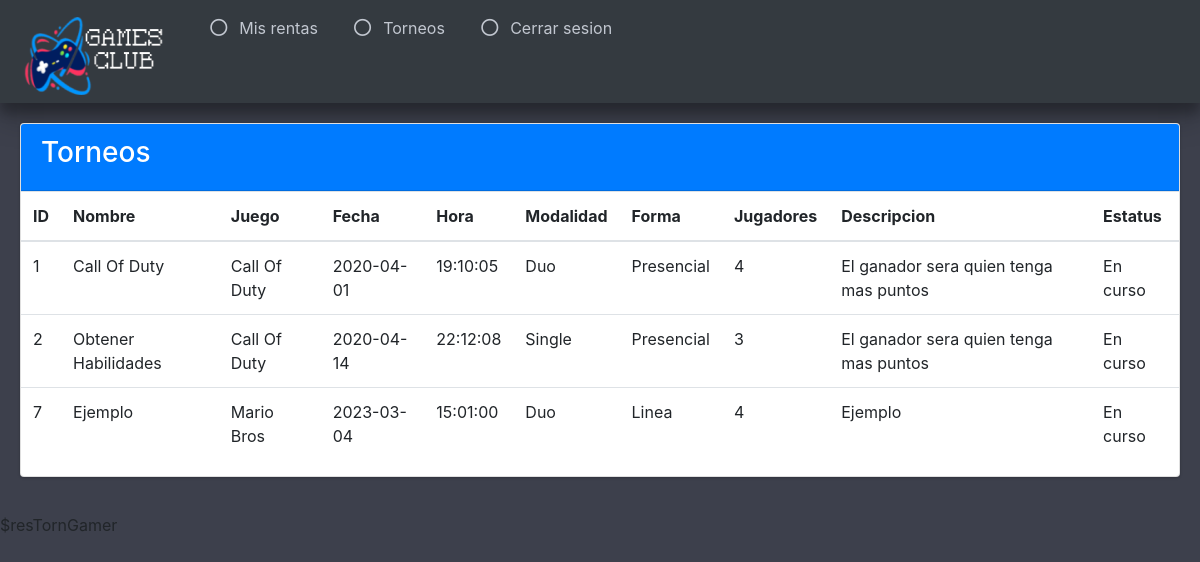
Screenshot of /vistas/gamer_Torneo.php with the database file from the repository.
### tables this page shows
CREATE TABLE `torneo` (
  `id_torneo` int(11) NOT NULL,
  `nombre` varchar(45) NOT NULL,
  `juego` int(11) NOT NULL,
  `fecha` date NOT NULL,
  `hora` time NOT NULL,
  `modalidad` int(11) NOT NULL,
  `forma` int(11) NOT NULL,
  `max_jugadores` int(11) NOT NULL,
  `descripcion` varchar(45) NOT NULL,
  `estatus` int(11) NOT NULL,
  `id_premio` int(11) NOT NULL
);

CREATE TABLE `juego` (
  `id_juego` int(11) NOT NULL,
  `imagen` longtext NOT NULL,
  `nombre` varchar(45) NOT NULL
);

CREATE TABLE `modalidad` (
  `id_modalidad` int(11) NOT NULL,
  `tipo` varchar(45) NOT NULL
);

CREATE TABLE `forma` (
  `id_forma` int(11) NOT NULL,
  `tipo` varchar(20) NOT NULL
);

CREATE TABLE `estatus` (
  `id_estatus` int(11) NOT NULL,
  `tipo` varchar(45) NOT NULL
);

### modelos/selectTables.php (called while the page is built, shortened)
<?php
  include_once "../controladores/conexion.php";
  $getTornGamer = $BD -> query("SELECT t.id_torneo as id, t.nombre, j.nombre as juego,
  t.fecha, t.hora, m.tipo as modalidad, f.tipo as forma, t.max_jugadores,
  t.descripcion, e.tipo as estatus FROM torneo t
  INNER JOIN juego j ON t.juego = j.id_juego
  INNER JOIN modalidad m ON t.modalidad = m.id_modalidad
  INNER JOIN forma f ON t.forma = f.id_forma
  INNER JOIN estatus e ON t.estatus = e.id_estatus
  WHERE estatus = 1 OR estatus = 3");
  $resTornGamer = $getTornGamer -> fetchAll(PDO::FETCH_OBJ);
?>

### vistas/gamer_Torneo.php (the view, shortened to what this page needs)
<?php
include_once '../modelos/selectTables.php';
?>
<!DOCTYPE html>
<html>
<head>
  <link rel="stylesheet" href="plugins/fontawesome-free/css/all.min.css">
  <link rel="stylesheet" href="https://code.ionicframework.com/ionicons/2.0.1/css/ionicons.min.css">
  <link rel="stylesheet" href="plugins/tempusdominus-bootstrap-4/css/tempusdominus-bootstrap-4.min.css">
  <link rel="stylesheet" href="plugins/icheck-bootstrap/icheck-bootstrap.min.css">
  <link rel="stylesheet" href="plugins/jqvmap/jqvmap.min.css">
  <link rel="stylesheet" href="css/adminlte.min.css">
  <link rel="stylesheet" href="plugins/overlayScrollbars/css/OverlayScrollbars.min.css">
  <link rel="stylesheet" href="plugins/daterangepicker/daterangepicker.css">
  <link rel="stylesheet" href="plugins/summernote/summernote-bs4.css">
  <link rel="stylesheet" href="https://maxcdn.bootstrapcdn.com/bootstrap/4.4.1/css/bootstrap.min.css">
</head>
<body class="hold-transition sidebar-mini layout-fixed" style="background-color: #3D404C;">
    <aside class="sidebar-dark-primary elevation-4">
      <div class="sidebar" style="display: flex;">
        <nav class="mt-2">
        <ul class="nav nav-pills nav-sidebar flex-column" data-widget="treeview" role="menu" data-accordion="false">
          <li class="nav-item">
            <center>
              <a href="gamer_Inicio.php" class="nav-link">
              <img src="img/GAMES-CLUB.png">
            </a>
            </center>
          </li>
        </ul>
      </nav>
        <nav class="mt-2">
          <ul class="nav nav-pills nav-sidebar flex-column" data-widget="treeview" role="menu" data-accordion="false">
            <li class="nav-item">
              <a href="gamer_Rentas.php" class="nav-link">
                <i class="far fa-circle nav-icon"></i>
                <p>Mis rentas</p>
              </a>
            </li>
          </ul>
        </nav>
        <nav class="mt-2">
          <ul class="nav nav-pills nav-sidebar flex-column" data-widget="treeview" role="menu" data-accordion="false">
            <li class="nav-item">
              <a href="gamer_Torneo.php" class="nav-link">
                <i class="far fa-circle nav-icon"></i>
                <p>Torneos</p>
              </a>
            </li>
          </ul>
        </nav>
        <nav class="mt-2">
          <ul class="nav nav-pills nav-sidebar flex-column" data-widget="treeview" role="menu" data-accordion="false">
            <li class="nav-item">
              <a href="../controladores/logout.php" class="nav-link">
                <i class="far fa-circle nav-icon"></i>
                <p>Cerrar sesion</p>
              </a>
            </li>
          </ul>
        </nav>
      </div>
    </aside>
      <section class="content">
        <div class="container-fluid">
          <div class="row">
            <div style="width: 1365px; padding-top: 20px; padding-bottom: 20px; padding-left: 20px; padding-right: 20px;">
              <div class="card card-primary">
                <div class="card-header">
                  <h3>Torneos</h3>
                </div>
                  <div class="crudAdmin" align="center">
                    <table class="table table-hover">
                      <thead>
                        <tr>
                          <th>ID</th>
                          <th>Nombre</th>
                          <th>Juego</th>
                          <th>Fecha</th>
                          <th>Hora</th>
                          <th>Modalidad</th>
                          <th>Forma</th>
                          <th>Jugadores</th>
                          <th>Descripcion</th>
                          <th>Estatus</th>
                        </tr>
                      </thead>
                      <tbody>
                        <?php foreach ($resTornGamer as $resTornGamer){ ?>
                        <tr>
                        <td><?php echo $resTornGamer -> id ?></td>
                        <td><?php echo $resTornGamer -> nombre ?></td>
                        <td><?php echo $resTornGamer -> juego ?></td>
                        <td><?php echo $resTornGamer -> fecha ?></td>
                        <td><?php echo $resTornGamer -> hora ?></td>
                        <td><?php echo $resTornGamer -> modalidad ?></td>
                        <td><?php echo $resTornGamer -> forma ?></td>
                        <td><?php echo $resTornGamer -> max_jugadores ?></td>
                        <td><?php echo $resTornGamer -> descripcion ?></td>
                        <td><?php echo $resTornGamer -> estatus ?></td>
                        </tr>
                        <?php } ?>
                      </tbody>
                    </table>
                  </div>
            </div>
          </div>
        </div>
      </div>
    </section>
</body>
    </html>

### rows the page displays
torneo: id_torneo "1", nombre "Call Of Duty", juego.nombre "Call Of Duty", fecha "2020-04-01", hora "19:10:05", modalidad.tipo "Duo", forma.tipo "Presencial", max_jugadores "4", descripcion "El ganador sera quien tenga mas puntos", estatus.tipo "En curso"
torneo: id_torneo "2", nombre "Obtener Habilidades", juego.nombre "Call Of Duty", fecha "2020-04-14", hora "22:12:08", modalidad.tipo "Single", forma.tipo "Presencial", max_jugadores "3", descripcion "El ganador sera quien tenga mas puntos", estatus.tipo "En curso"
torneo: id_torneo "7", nombre "Ejemplo", juego.nombre "Mario Bros", fecha "2023-03-04", hora "15:01:00", modalidad.tipo "Duo", forma.tipo "Linea", max_jugadores "4", descripcion "Ejemplo", estatus.tipo "En curso"
